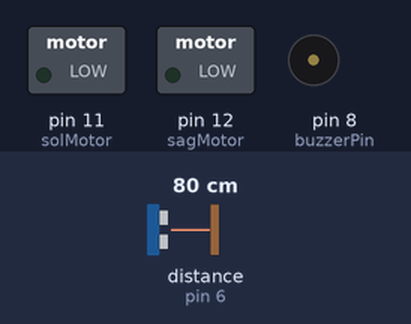
A sketch run on a simulated Arduino Uno, built with avr-gcc and run on an emulated ATmega328P. Shown: switched loads named in the sketch (green lamp = pin HIGH), buzzer (waves = sounding). Wiring (inferred from the names in the program): ultrasonic range finder: trigger pin 7; echo pin 6. Inputs (shaded band) come from the test bench; at power-on: distance to the obstacle (sensor on pin 6) 80 cm. The echo pulse lasts 58.3 µs per cm; pins used as bus, display or sensor lines are not drawn.

Above: at 1.2 s.
1.3 s: distance to the obstacle (sensor on pin 6) set to 56 cm
2.8 s: distance to the obstacle (sensor on pin 6) set to 50 cm
At 3.9 s:
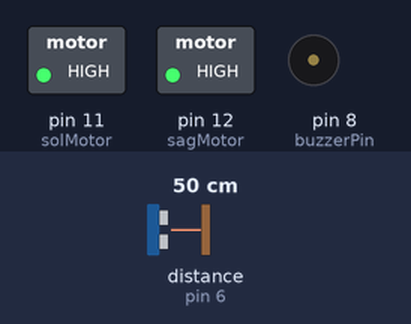
5.8 s: distance to the obstacle (sensor on pin 6) set to 60 cm
At 7.1 s:
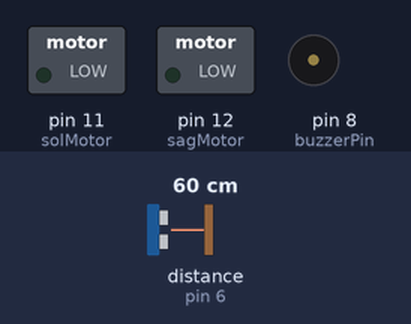
Timing chart, 0 to 8.8 s (numbered marks = the images above; inputs shaded):
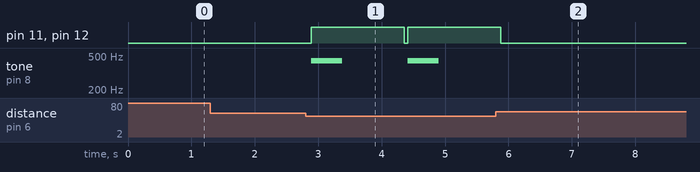

The sketch:

robotkod.ino
```cpp
#define echoPin 6
#define trigPin 7
#define buzzerPin 8

const int solMotor = 11;
const int sagMotor = 12;

int maximumRange = 50;
int minimumRange = 0;

void setup()
{
  pinMode(trigPin, OUTPUT);
  pinMode(echoPin, INPUT);
  pinMode(buzzerPin, OUTPUT);
  pinMode(solMotor,OUTPUT);
  pinMode(sagMotor,OUTPUT);

}

void loop()
{
  int olcum = mesafe(maximumRange, minimumRange);
  digitalWrite(solMotor, HIGH); digitalWrite(sagMotor, HIGH);
  melodi(olcum *10);
  delay(olcum *10);

  digitalWrite(solMotor, LOW ); digitalWrite(sagMotor, LOW);
}

int mesafe(int maxrange, int minrange)
{
  long duration, distance;
  digitalWrite(trigPin, LOW);
  delayMicroseconds(2);
  digitalWrite(trigPin, HIGH);
  delayMicroseconds(10);
  digitalWrite(trigPin, LOW);
  duration = pulseIn(echoPin, HIGH);
  distance = duration / 58.2;
  delay(50);
  if (distance >= maxrange || distance <= minrange)
    return 0;
  return distance;
}

int melodi(int dly)
{
  tone(buzzerPin, 440);
  delay(dly);
  noTone(buzzerPin);
  delay(dly);
}
```

Measured:
- the behaviour switches between 51 and 50 cm on distance to the obstacle (sensor on pin 6) (found by bisection; images 0 and 1)
- after the input at 2.8 s, pin 11 (solMotor), pin 12 (sagMotor): LOW → HIGH after 0.09 s, → LOW 1.5 s later, → HIGH 0.05 s later; tone on pin 8 (buzzerPin): alternates 440 Hz for 0.49 s and silent for 1.0 s, starting after 0.09 s
- after the input at 5.8 s, pin 11 (solMotor), pin 12 (sagMotor): goes on until 5.9 s, then stays LOW; tone on pin 8 (buzzerPin): stops changing and stays silent
